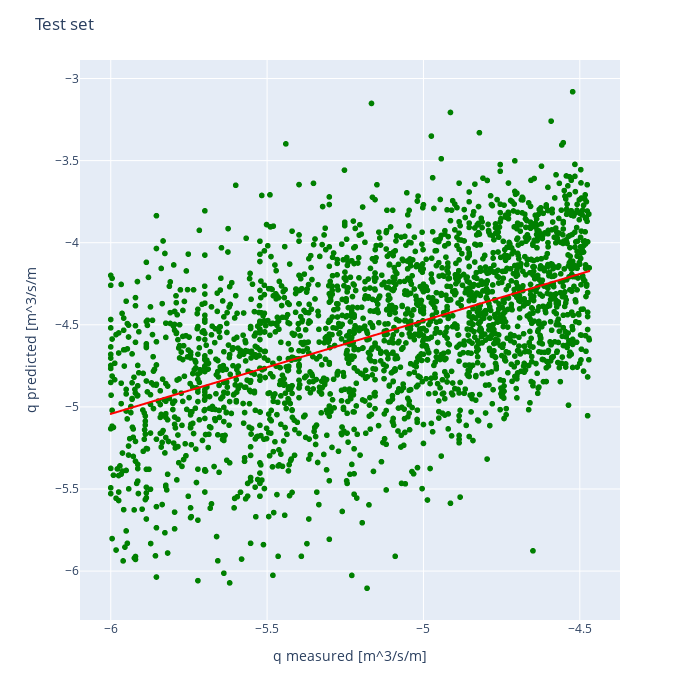

Here is the notebook cell this chart was saved with:
### Code cell
fig = px.scatter(x=y_test, y=preds, trendline="ols", trendline_color_override="red", width=700, height=700, )
fig.update_traces(marker=dict(color='green'))
fig.update_layout(
    title='Test set',
    xaxis_title="q measured [m^3/s/m]",
    yaxis_title="q predicted [m^3/s/m")
fig.show()
fig.write_image(f"graphsq_measure_vs_predict_test.png")

### Figure 1 — Plotly figure (JSON) as saved in the notebook; plotly's stock layout.template omitted (floating-point values rounded to 4 significant figures; data arrays with more than 128 entries replaced by an {"elided": "..."} marker saying what was removed)
{"data": [{"hovertemplate": "x=%{x}<br>y=%{y}<extra></extra>", "legendgroup": "", "marker": {"color": "green", "symbol": "circle"}, "mode": "markers", "name": "", "showlegend": false, "type": "scattergl", "x": {"elided": "2408 float values"}, "xaxis": "x", "y": {"elided": "2408 float values"}, "yaxis": "y"}, {"hovertemplate": "<b>OLS trendline</b><br>y = 0.568284 * x + -1.63289<br>R<sup>2</sup>=0.267033<br><br>x=%{x}<br>y=%{y} <b>(trend)</b><extra></extra>", "legendgroup": "", "line": {"color": "red"}, "marker": {"color": "green", "symbol": "circle"}, "mode": "lines", "name": "", "showlegend": false, "type": "scattergl", "x": {"elided": "2408 float values"}, "xaxis": "x", "y": {"elided": "2408 float values"}, "yaxis": "y"}], "layout": {"height": 700, "legend": {"tracegroupgap": 0}, "margin": {"t": 60}, "title": {"text": "Test set"}, "width": 700, "xaxis": {"anchor": "y", "autorange": true, "domain": [0, 1], "range": [-6.098, -4.371], "title": {"text": "q measured [m^3/s/m]"}, "type": "linear"}, "yaxis": {"anchor": "x", "autorange": true, "domain": [0, 1], "range": [-6.298, -2.887], "title": {"text": "q predicted [m^3/s/m"}, "type": "linear"}}}
